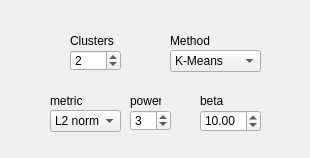
<?xml version="1.0" encoding="UTF-8"?>
<ui version="4.0">
 <class>ParametersKM</class>
 <widget class="QWidget" name="ParametersKM">
  <property name="geometry">
   <rect>
    <x>0</x>
    <y>0</y>
    <width>310</width>
    <height>158</height>
   </rect>
  </property>
  <property name="windowTitle">
   <string>Form</string>
  </property>
  <widget class="QLabel" name="label_12">
   <property name="geometry">
    <rect>
     <x>130</x>
     <y>90</y>
     <width>31</width>
     <height>21</height>
    </rect>
   </property>
   <property name="font">
    <font>
     <pointsize>9</pointsize>
    </font>
   </property>
   <property name="text">
    <string>power</string>
   </property>
  </widget>
  <widget class="QLabel" name="label_13">
   <property name="geometry">
    <rect>
     <x>200</x>
     <y>90</y>
     <width>31</width>
     <height>21</height>
    </rect>
   </property>
   <property name="font">
    <font>
     <pointsize>9</pointsize>
    </font>
   </property>
   <property name="text">
    <string>beta</string>
   </property>
  </widget>
  <widget class="QLabel" name="label">
   <property name="geometry">
    <rect>
     <x>170</x>
     <y>30</y>
     <width>46</width>
     <height>21</height>
    </rect>
   </property>
   <property name="font">
    <font>
     <pointsize>9</pointsize>
    </font>
   </property>
   <property name="text">
    <string>Method</string>
   </property>
  </widget>
  <widget class="QSpinBox" name="kmeansClusterSpin">
   <property name="geometry">
    <rect>
     <x>70</x>
     <y>50</y>
     <width>51</width>
     <height>21</height>
    </rect>
   </property>
   <property name="font">
    <font>
     <pointsize>9</pointsize>
    </font>
   </property>
   <property name="toolTip">
    <string>Number of clusters</string>
   </property>
   <property name="minimum">
    <number>1</number>
   </property>
   <property name="maximum">
    <number>20</number>
   </property>
   <property name="value">
    <number>2</number>
   </property>
  </widget>
  <widget class="QLabel" name="label_10">
   <property name="geometry">
    <rect>
     <x>50</x>
     <y>90</y>
     <width>46</width>
     <height>21</height>
    </rect>
   </property>
   <property name="font">
    <font>
     <pointsize>9</pointsize>
    </font>
   </property>
   <property name="text">
    <string>metric</string>
   </property>
  </widget>
  <widget class="QSpinBox" name="kmeansNormSpin">
   <property name="geometry">
    <rect>
     <x>130</x>
     <y>110</y>
     <width>41</width>
     <height>21</height>
    </rect>
   </property>
   <property name="font">
    <font>
     <pointsize>9</pointsize>
    </font>
   </property>
   <property name="toolTip">
    <string>Power for the Lp norm</string>
   </property>
   <property name="minimum">
    <number>1</number>
   </property>
   <property name="maximum">
    <number>99</number>
   </property>
   <property name="value">
    <number>3</number>
   </property>
  </widget>
  <widget class="QComboBox" name="kmeansNormCombo">
   <property name="geometry">
    <rect>
     <x>50</x>
     <y>110</y>
     <width>71</width>
     <height>22</height>
    </rect>
   </property>
   <property name="font">
    <font>
     <pointsize>9</pointsize>
    </font>
   </property>
   <property name="toolTip">
    <string>Distance Metric for K-Means</string>
   </property>
   <property name="currentIndex">
    <number>2</number>
   </property>
   <item>
    <property name="text">
     <string>L0 norm</string>
    </property>
   </item>
   <item>
    <property name="text">
     <string>L1 norm</string>
    </property>
   </item>
   <item>
    <property name="text">
     <string>L2 norm</string>
    </property>
   </item>
   <item>
    <property name="text">
     <string>Lp norm</string>
    </property>
   </item>
  </widget>
  <widget class="QDoubleSpinBox" name="kmeansBetaSpin">
   <property name="geometry">
    <rect>
     <x>200</x>
     <y>110</y>
     <width>61</width>
     <height>22</height>
    </rect>
   </property>
   <property name="font">
    <font>
     <pointsize>9</pointsize>
    </font>
   </property>
   <property name="toolTip">
    <string>Stiffness parameter for Soft K-Means</string>
   </property>
   <property name="maximum">
    <double>999.990000000000009</double>
   </property>
   <property name="singleStep">
    <double>0.100000000000000</double>
   </property>
   <property name="value">
    <double>10.000000000000000</double>
   </property>
  </widget>
  <widget class="QComboBox" name="kmeansMethodCombo">
   <property name="geometry">
    <rect>
     <x>170</x>
     <y>50</y>
     <width>91</width>
     <height>22</height>
    </rect>
   </property>
   <property name="font">
    <font>
     <pointsize>9</pointsize>
    </font>
   </property>
   <property name="toolTip">
    <string>K-Means: Standard K-Means algorithm, with hard assignments to clusters
Soft K-Means: K-Means with soft assignment to clusters</string>
   </property>
   <property name="currentIndex">
    <number>0</number>
   </property>
   <item>
    <property name="text">
     <string>K-Means</string>
    </property>
   </item>
   <item>
    <property name="text">
     <string>Soft K-Means</string>
    </property>
   </item>
  </widget>
  <widget class="QLabel" name="label_11">
   <property name="geometry">
    <rect>
     <x>70</x>
     <y>30</y>
     <width>51</width>
     <height>21</height>
    </rect>
   </property>
   <property name="font">
    <font>
     <pointsize>9</pointsize>
    </font>
   </property>
   <property name="text">
    <string>Clusters</string>
   </property>
  </widget>
 </widget>
 <resources/>
 <connections/>
</ui>
